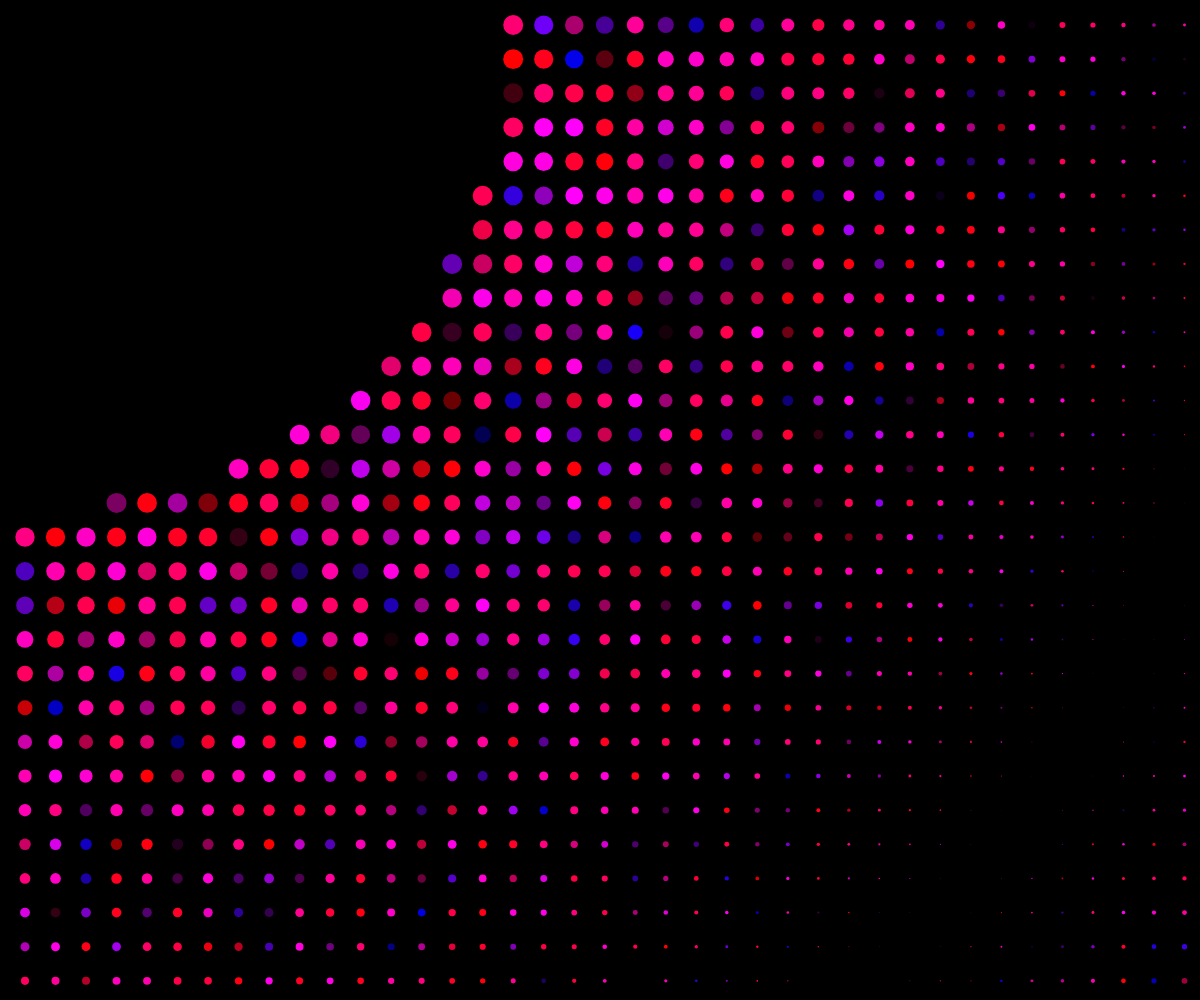
Frame 1 (no input)
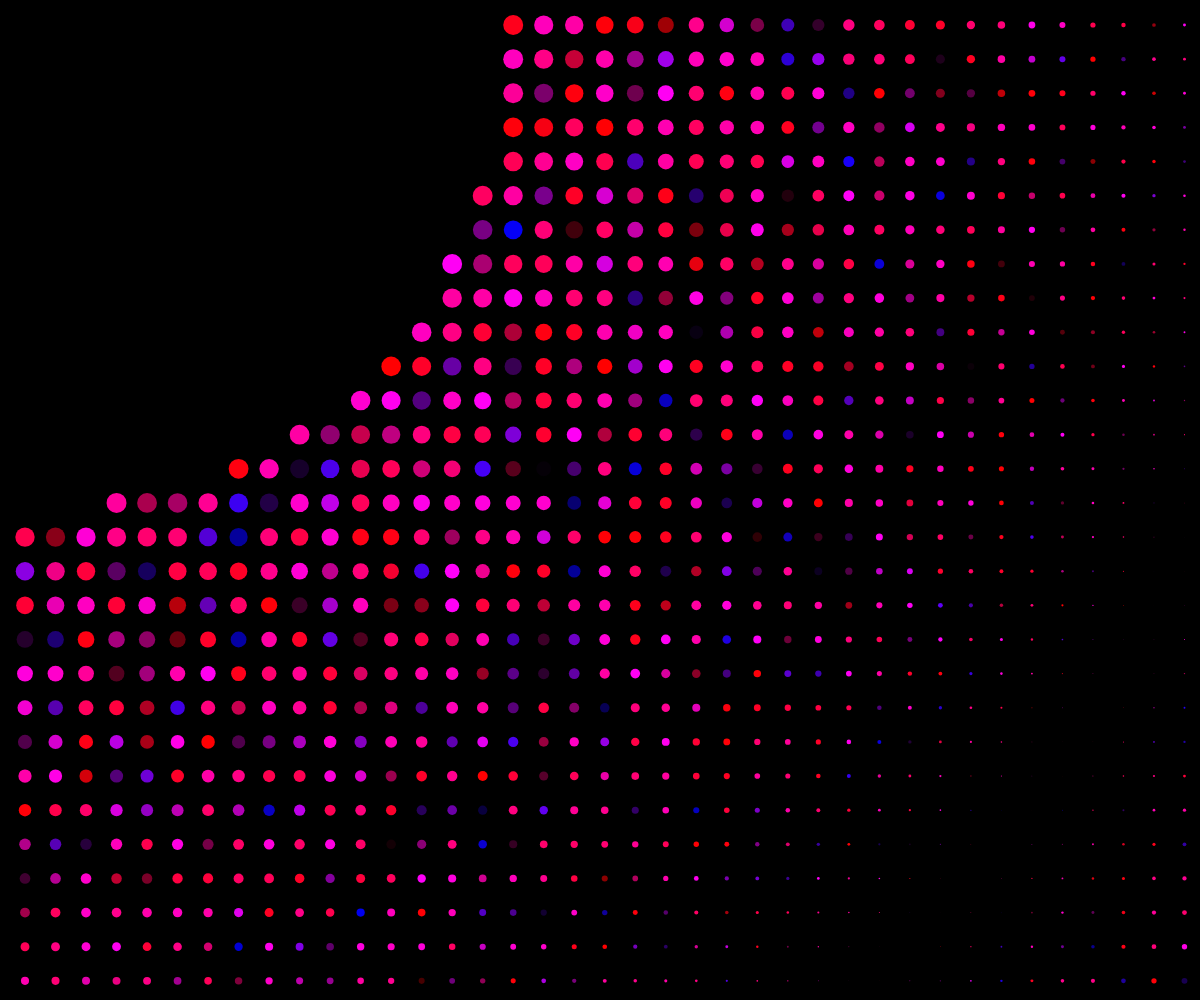
Frame 60 (no input)
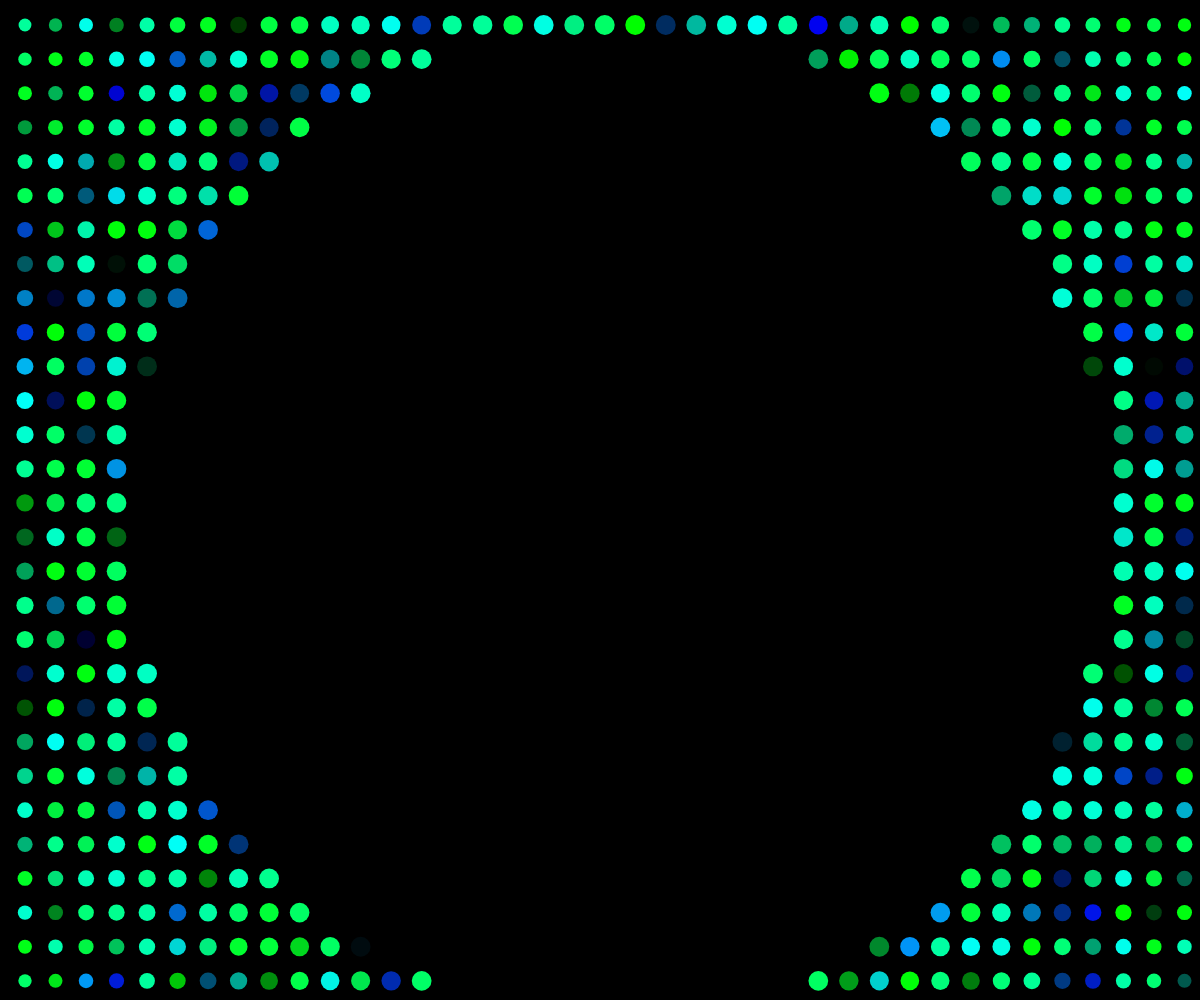
Frame 120 (the mouse pressed at the canvas centre since frame 60)

The p5.js sketch that drew these frames (run headless with seeded random() and noise() and a simulated clock; from frame 60 on, the mouse is pressed at the canvas centre):

// p5.js sketch
// ── sketch.js
function setup() {
  createCanvas(windowWidth, windowHeight);
  cursor(CROSS);
}

function draw() {
  background(0);


  let numX = 40
  let numY = 30
  let m = 5

  let spx = (width - 2 * m) / (numX - 1);
  let spy = (height - 2 * m) / (numY - 1);

  let y = 10
  let x = 10
  
  let rojo = 600 - mouseX
  let verde = 0 + mouseX
  
  for (let y=0 ; y < numY; y++) {
    for (let x=0 ; x < numX; x++) {

      randomColor = color(random(rojo), random(verde), random(250));
      
      let d = dist(mouseX, mouseY, m + x * spx, m + y * spy);
      let r = map(d, 0, width, spx, 0);
      let radio = r+2
      
      if (radio > 20){
        radio = 0
      }

      push();
      translate(m + x * spx, m + y * spy);
      fill(randomColor);
      noStroke();
      ellipse(20, 20, radio, radio);
      pop();
    }
  }
}
